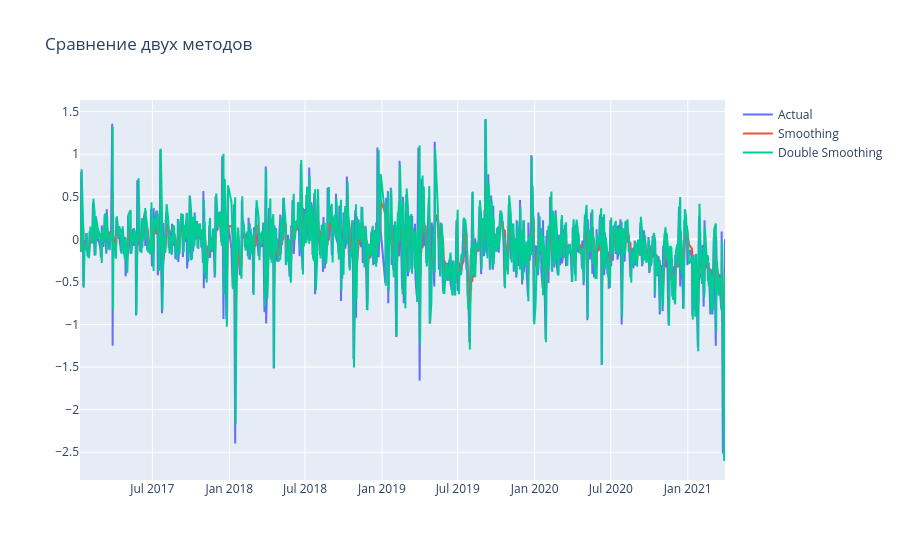

The code cell stored with this chart in its notebook:
### Markdown cell above
#### Считаем ошибку

### Code cell
df = pd.concat([pd.DataFrame(dataset['Balance']),
                pd.DataFrame(exponential_smoothing(dataset['Balance'], 0.4), index=dataset.index),
                pd.DataFrame(double_exponential_smoothing(dataset['Balance'], 0.7, 0.4), index=dataset.index)], axis=1)
df.columns=['Actual', 'Smoothing', 'Double Smoothing']
plotly_df(df, title='Сравнение двух методов')

### Figure 1 — Plotly figure (JSON) as saved in the notebook; plotly's stock layout.template omitted (floating-point values rounded to 4 significant figures; data arrays with more than 128 entries replaced by an {"elided": "..."} marker saying what was removed)
{"data": [{"mode": "lines", "name": "Actual", "type": "scatter", "x": {"elided": "1049 str values"}, "y": {"elided": "1049 float values"}}, {"mode": "lines", "name": "Smoothing", "type": "scatter", "x": {"elided": "1049 str values"}, "y": {"elided": "1049 float values"}}, {"mode": "lines", "name": "Double Smoothing", "type": "scatter", "x": {"elided": "1049 str values"}, "y": {"elided": "1049 float values"}}], "layout": {"title": {"text": "Сравнение двух методов"}}}
